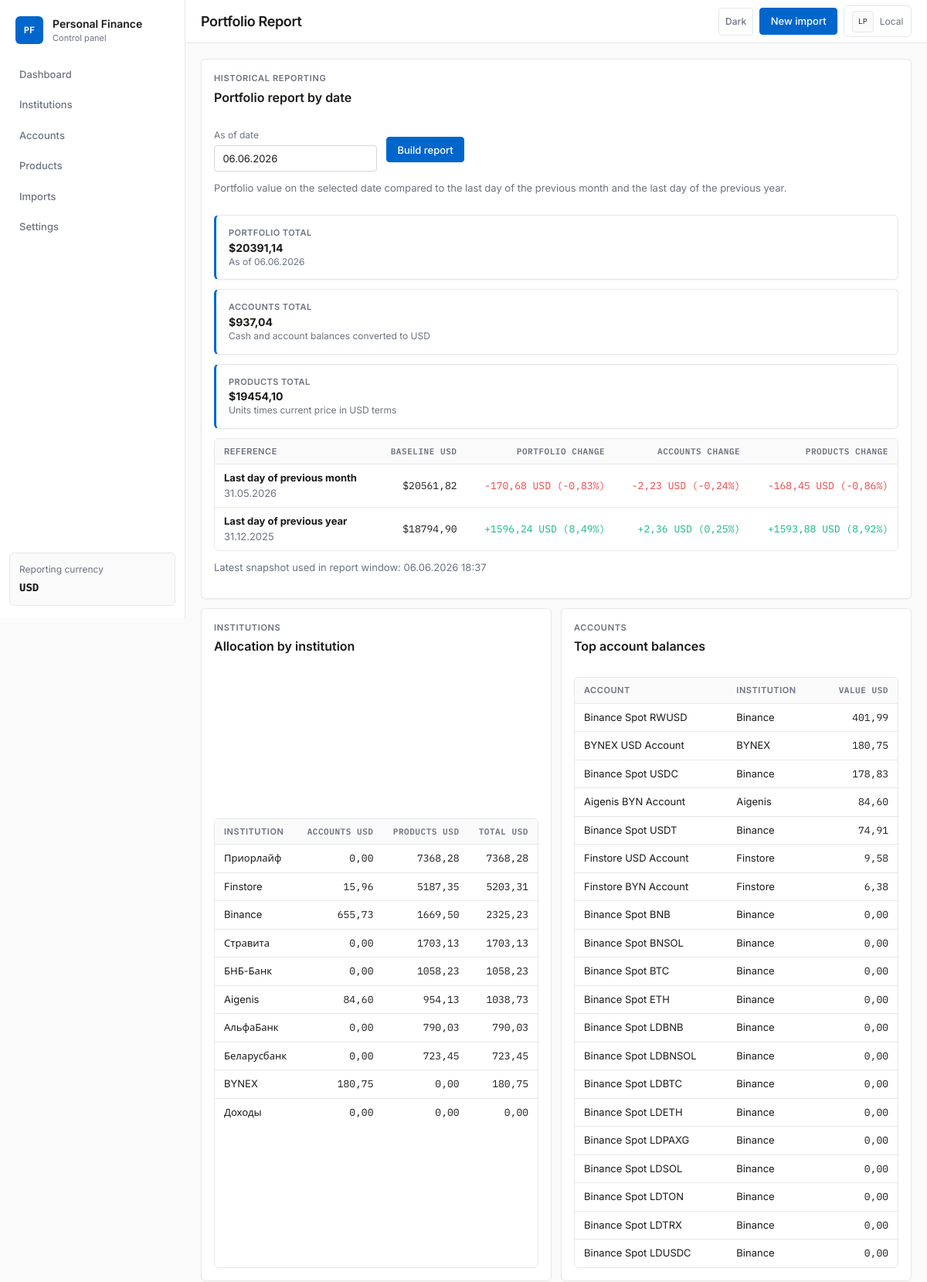
Page /portfolio-report/ (upper part) on the committed database.
### apps/common/models.py (models this page shows, shortened)
class TimeStampedModel(models.Model):
	created_at = models.DateTimeField(auto_now_add=True)
	updated_at = models.DateTimeField(auto_now=True)
	class Meta:
		abstract = True

class Currency(TimeStampedModel):
	code = models.CharField(max_length=16, unique=True)
	name = models.CharField(max_length=64)
	symbol = models.CharField(max_length=8, blank=True)
	usd_rate = models.DecimalField(max_digits=18, decimal_places=6, default=1)
	is_base = models.BooleanField(default=False)
	metadata = models.JSONField(default=dict, blank=True)
	class Meta:
		ordering = ['code']
		verbose_name = 'Currency'
		verbose_name_plural = 'Currencies'

### apps/accounts/models.py (models this page shows, shortened)
class BalanceSnapshot(TimeStampedModel):
	institution = models.ForeignKey('institutions.FinancialInstitution', on_delete=models.CASCADE, related_name='balance_snapshots')
	account = models.ForeignKey(Account, null=True, blank=True, on_delete=models.CASCADE, related_name='balance_snapshots')
	product = models.ForeignKey('products.Product', null=True, blank=True, on_delete=models.CASCADE, related_name='balance_snapshots')
	currency = models.ForeignKey('common.Currency', on_delete=models.PROTECT, related_name='balance_snapshots')
	balance = models.DecimalField(max_digits=20, decimal_places=6)
	balance_usd = models.DecimalField(max_digits=20, decimal_places=2, default=0)
	captured_at = models.DateTimeField()
	metadata = models.JSONField(default=dict, blank=True)
	class Meta:
		ordering = ['-captured_at', '-id']

class Account(TimeStampedModel):
	class AccountType(models.TextChoices):
		CASH = 'cash', 'Cash'
		BANK = 'bank', 'Bank account'
		BROKERAGE = 'brokerage', 'Brokerage'
		DEPOSIT = 'deposit', 'Deposit'
		WALLET = 'wallet', 'Wallet'
		CARD = 'card', 'Card'
		OTHER = 'other', 'Other'
	institution = models.ForeignKey('institutions.FinancialInstitution', on_delete=models.CASCADE, related_name='accounts')
	name = models.CharField(max_length=255)
	account_type = models.CharField(max_length=32, choices=AccountType.choices, default=AccountType.OTHER)
	currency = models.ForeignKey('common.Currency', on_delete=models.PROTECT, related_name='accounts')
	external_id = models.CharField(max_length=128, blank=True)
	current_balance = models.DecimalField(max_digits=20, decimal_places=2, default=0)
	current_balance_usd = models.DecimalField(max_digits=20, decimal_places=2, default=0)
	metadata = models.JSONField(default=dict, blank=True)
	is_active = models.BooleanField(default=True)
	class Meta:
		ordering = ['name']
		constraints = [
			models.UniqueConstraint(
				fields=['institution', 'external_id'],
				condition=~Q(external_id=''),
				name='unique_account_external_id_per_institution',
			),
		]

### apps/institutions/models.py (models this page shows, shortened)
class FinancialInstitution(TimeStampedModel):
	class InstitutionType(models.TextChoices):
		BANK = 'bank', 'Bank'
		BROKER = 'broker', 'Broker'
		CRYPTO_EXCHANGE = 'crypto_exchange', 'Crypto exchange'
		INSURANCE = 'insurance', 'Insurance'
		OTHER = 'other', 'Other'
	name = models.CharField(max_length=255, unique=True)
	slug = models.SlugField(max_length=255, unique=True, blank=True)
	institution_type = models.CharField(max_length=32, choices=InstitutionType.choices, default=InstitutionType.BANK)
	country = models.CharField(max_length=2, default='BY')
	website = models.URLField(blank=True)
	base_currency = models.ForeignKey('common.Currency', null=True, blank=True, on_delete=models.SET_NULL, related_name='institutions')
	notes = models.TextField(blank=True)
	metadata = models.JSONField(default=dict, blank=True)
	is_active = models.BooleanField(default=True)
	class Meta:
		ordering = ['name']
		verbose_name = 'Financial institution'
		verbose_name_plural = 'Financial institutions'

### apps/dashboard/views.py (the view)
# urls.py: path('portfolio-report/', views.portfolio_report, name='portfolio_report'),
def portfolio_report(request):
    raw_date = request.GET.get('as_of')
    try:
        from apps.common.dates import parse_display_date
        as_of_date = parse_display_date(raw_date) if raw_date else timezone.localdate()
        if raw_date and as_of_date is None:
            as_of_date = timezone.localdate()
    except ValueError:
        as_of_date = timezone.localdate()
    portfolio_cache = PortfolioHistoryCache.build()
    context = _historical_portfolio_context(as_of_date, portfolio_cache=portfolio_cache)
    context['period_comparisons'] = _build_portfolio_period_comparisons(
        as_of_date,
        context,
        portfolio_cache=portfolio_cache,
    )
    return render(request, 'dashboard/portfolio_report.html', context)

### apps/common/dates.py (called while the page is built)
def format_display_date(value: date | datetime | None) -> str:
	if value is None:
		return ''
	if isinstance(value, datetime):
		if timezone.is_aware(value):
			value = timezone.localtime(value)
		return value.strftime(DATE_DISPLAY_FORMAT)
	return value.strftime(DATE_DISPLAY_FORMAT)

def format_display_datetime(value: date | datetime | None) -> str:
	if value is None:
		return ''
	if isinstance(value, datetime):
		if timezone.is_aware(value):
			value = timezone.localtime(value)
		return value.strftime(DATETIME_DISPLAY_FORMAT)
	if isinstance(value, date):
		return value.strftime(DATE_DISPLAY_FORMAT)
	return str(value)

### apps/core/context_processors.py (called while the page is built)
def project_settings(request):
    return {
        'project_name': 'Personal Finance',
        'reporting_base_currency': settings.REPORTING_BASE_CURRENCY,
    }

### apps/core/templatetags/pf_extras.py (called while the page is built)
@register.filter
def display_date(value):
	return format_display_date(value)

@register.filter
def display_datetime(value):
	return format_display_datetime(value)

### apps/dashboard/views.py (called while the page is built)
def _balance_snapshot_as_of(snapshots: list[BalanceSnapshot], as_of_date: date, fallback: Decimal) -> Decimal:
    for snapshot in snapshots:
        if snapshot.captured_at.date() <= as_of_date:
            return snapshot.balance
    return fallback

def _last_day_of_previous_month(reference_date: date) -> date:
    return reference_date.replace(day=1) - timedelta(days=1)

def _last_day_of_previous_year(reference_date: date) -> date:
    return date(reference_date.year - 1, 12, 31)

def _value_change(current: Decimal, baseline: Decimal) -> dict:
    change_abs = current - baseline
    change_pct = (change_abs / baseline * Decimal('100')) if baseline else None
    return {
        'baseline_usd': baseline,
        'change_abs': change_abs,
        'change_pct': change_pct,
    }

def _is_current_portfolio_date(as_of_date) -> bool:
    return as_of_date == timezone.localdate()

def _product_market_value_native(product: Product, *, units: Decimal) -> Decimal:
    if product.product_type in (Product.ProductType.PENSION, Product.ProductType.LIFE_INSURANCE):
        return units
    return units * (product.current_price or Decimal('0'))

### apps/products/analytics.py (called while the page is built)
def _to_decimal(value) -> Decimal:
	if value in (None, ''):
		return Decimal('0')
	if isinstance(value, Decimal):
		return value
	return Decimal(str(value).strip().replace(' ', '').replace(',', '.'))

### templates/dashboard/portfolio_report.html (shortened to what this page needs)
{% extends 'core/base.html' %}
{% block page_title %}Portfolio Report{% endblock %}
{% block content %}
<section class="stack-lg">
    <section class="panel stack-md">
        <div class="panel-header">
            <div>
                <p class="eyebrow">Historical reporting</p>
                <h2>Portfolio report by date</h2>
            </div>
        </div>
        <form class="filter-bar" method="get">
            <label class="filter-field">
                <span>As of date</span>
                <input type="text" name="as_of" class="form-control" value="{{ as_of_date|display_date }}" placeholder="дд.мм.гггг" inputmode="numeric">
            </label>
            <button type="submit" class="button">Build report</button>
        </form>
        <p class="muted">Portfolio value on the selected date compared to the last day of the previous month and the last day of the previous year.</p>
        <section class="metric-grid compact-grid">
            <article class="metric-card accent-gold">
                <span>Portfolio total</span>
                <strong>${{ portfolio_usd|floatformat:2 }}</strong>
                <small>As of {{ as_of_date|display_date }}</small>
            </article>
            <article class="metric-card accent-blue">
                <span>Accounts total</span>
                <strong>${{ accounts_total_usd|floatformat:2 }}</strong>
                <small>Cash and account balances converted to USD</small>
            </article>
            <article class="metric-card accent-green">
                <span>Products total</span>
                <strong>${{ products_total_usd|floatformat:2 }}</strong>
                <small>Units times current price in USD terms</small>
            </article>
        </section>
        {% include 'dashboard/partials/period_comparisons.html' %}
        {% if latest_snapshot %}
            <p class="muted">Latest snapshot used in report window: {{ latest_snapshot.captured_at|display_datetime }}</p>
        {% else %}
            <p class="muted">No historical snapshots found yet. The report falls back to current balances and current product units.</p>
        {% endif %}
    </section>
    <section class="grid-two">
        <article class="panel stack-md">
            <div class="panel-header">
                <div>
                    <p class="eyebrow">Institutions</p>
                    <h2>Allocation by institution</h2>
                </div>
            </div>
            <div class="table-wrap">
                <table>
                    <thead>
                        <tr>
                            <th>Institution</th>
                            <th class="text-right">Accounts USD</th>
                            <th class="text-right">Products USD</th>
                            <th class="text-right">Total USD</th>
                        </tr>
                    </thead>
                    <tbody>
                        {% for row in institution_rows %}
                            <tr>
                                <td>{{ row.institution.name }}</td>
                                <td class="text-right">{{ row.accounts_usd|floatformat:2 }}</td>
                                <td class="text-right">{{ row.products_usd|floatformat:2 }}</td>
                                <td class="text-right">{{ row.total_usd|floatformat:2 }}</td>
                            </tr>
                        {% empty %}
                            <tr>
                                <td colspan="4" class="empty-state">No institutions to report yet.</td>
                            </tr>
                        {% endfor %}
                    </tbody>
                </table>
            </div>
        </article>
        <article class="panel stack-md">
            <div class="panel-header">
                <div>
                    <p class="eyebrow">Accounts</p>
                    <h2>Top account balances</h2>
                </div>
            </div>
            <div class="table-wrap">
                <table>
                    <thead>
                        <tr>
                            <th>Account</th>
                            <th>Institution</th>
                            <th class="text-right">Value USD</th>
                        </tr>
                    </thead>
                    <tbody>
                        {% for row in account_rows %}
                            <tr>
                                <td>{{ row.account.name }}</td>
                                <td>{{ row.account.institution.name }}</td>
                                <td class="text-right">{{ row.value_usd|floatformat:2 }}</td>
                            </tr>
                        {% empty %}
                            <tr>
                                <td colspan="3" class="empty-state">No accounts available.</td>
                            </tr>
                        {% endfor %}
                    </tbody>
                </table>
            </div>
        </article>
    </section>
</section>
{% endblock %}

### templates/core/base.html (shortened to what this page needs)
{% load static %}
<!DOCTYPE html>
<html lang="ru" data-theme="light">
<head>
    <link rel="stylesheet" href="{% static 'css/app.css' %}">
</head>
<body>
    <div class="app-shell">
        <aside class="sidebar">
            <a class="brand" href="{% url 'dashboard:home' %}">
                <span class="brand-mark">PF</span>
                <span>
                    <strong>Personal Finance</strong>
                    <small>Control panel</small>
                </span>
            </a>
            <nav class="nav" aria-label="Main">
                <a class="nav-link{% if request.path == '/' %} is-active{% endif %}" href="{% url 'dashboard:home' %}">Dashboard</a>
                <a class="nav-link{% if request.path|slice:':14' == '/institutions/' %} is-active{% endif %}" href="{% url 'institutions:list' %}">Institutions</a>
                <a class="nav-link{% if request.path|slice:':10' == '/accounts/' %} is-active{% endif %}" href="{% url 'accounts:list' %}">Accounts</a>
                <a class="nav-link{% if request.path|slice:':10' == '/products/' %} is-active{% endif %}" href="{% url 'products:list' %}">Products</a>
                <a class="nav-link{% if request.path|slice:':8' == '/imports/' %} is-active{% endif %}" href="{% url 'imports:upload' %}">Imports</a>
                <a class="nav-link{% if request.path|slice:':10' == '/settings/' %} is-active{% endif %}" href="{% url 'core:settings' %}">Settings</a>
            </nav>
            <div class="sidebar-note">
                <span>Reporting currency</span>
                <strong class="font-mono">{{ reporting_base_currency }}</strong>
            </div>
        </aside>
        <div class="main-column">
            <header class="topbar">
                <div class="topbar-title">
                    <h1>{% block page_title %}{{ project_name }}{% endblock %}</h1>
                </div>
                <div class="topbar-actions">
                    <button type="button" class="icon-button" data-theme-toggle aria-pressed="false" aria-label="Switch theme">
                        <span data-theme-label>Dark</span>
                    </button>
                    <a class="button" href="{% url 'imports:upload' %}">New import</a>
                    <div class="topbar-profile" title="Local session">
                        <span class="profile-avatar">LP</span>
                        <span>Local</span>
                    </div>
                </div>
            </header>
            <main class="main-content">
                {% block content %}{% endblock %}
            </main>
        </div>
    </div>
</body>
</html>

### rows in the picture
Currency: code "USD"
BalanceSnapshot: captured_at|display_datetime "06.06.2026 18:37"
FinancialInstitution: institution.name "Приорлайф", accounts_usd "0,00", products_usd "7368,28", total_usd "7368,28"
FinancialInstitution: institution.name "Finstore", accounts_usd "15,96", products_usd "5187,35", total_usd "5203,31"
FinancialInstitution: institution.name "Binance", accounts_usd "655,73", products_usd "1669,50", total_usd "2325,23"
FinancialInstitution: institution.name "Стравита", accounts_usd "0,00", products_usd "1703,13", total_usd "1703,13"
FinancialInstitution: institution.name "БНБ-Банк", accounts_usd "0,00", products_usd "1058,23", total_usd "1058,23"
FinancialInstitution: institution.name "Aigenis", accounts_usd "84,60", products_usd "954,13", total_usd "1038,73"
FinancialInstitution: institution.name "АльфаБанк", accounts_usd "0,00", products_usd "790,03", total_usd "790,03"
FinancialInstitution: institution.name "Беларусбанк", accounts_usd "0,00", products_usd "723,45", total_usd "723,45"
FinancialInstitution: institution.name "BYNEX", accounts_usd "180,75", products_usd "0,00", total_usd "180,75"
FinancialInstitution: institution.name "Доходы", accounts_usd "0,00", products_usd "0,00", total_usd "0,00"
Account: account.name "Binance Spot RWUSD", account.institution.name "Binance", value_usd "401,99"
Account: account.name "BYNEX USD Account", account.institution.name "BYNEX", value_usd "180,75"
Account: account.name "Binance Spot USDC", account.institution.name "Binance", value_usd "178,83"
Account: account.name "Aigenis BYN Account", account.institution.name "Aigenis", value_usd "84,60"
Account: account.name "Binance Spot USDT", account.institution.name "Binance", value_usd "74,91"
Account: account.name "Finstore USD Account", account.institution.name "Finstore", value_usd "9,58"
Account: account.name "Finstore BYN Account", account.institution.name "Finstore", value_usd "6,38"
Account: account.name "Binance Spot BNB", account.institution.name "Binance", value_usd "0,00"
Account: account.name "Binance Spot BNSOL", account.institution.name "Binance", value_usd "0,00"
Account: account.name "Binance Spot BTC", account.institution.name "Binance", value_usd "0,00"
Account: account.name "Binance Spot ETH", account.institution.name "Binance", value_usd "0,00"
Account: account.name "Binance Spot LDBNB", account.institution.name "Binance", value_usd "0,00"
Account: account.name "Binance Spot LDBNSOL", account.institution.name "Binance", value_usd "0,00"
Account: account.name "Binance Spot LDBTC", account.institution.name "Binance", value_usd "0,00"
Account: account.name "Binance Spot LDETH", account.institution.name "Binance", value_usd "0,00"
Account: account.name "Binance Spot LDPAXG", account.institution.name "Binance", value_usd "0,00"
Account: account.name "Binance Spot LDSOL", account.institution.name "Binance", value_usd "0,00"
Account: account.name "Binance Spot LDTON", account.institution.name "Binance", value_usd "0,00"
Account: account.name "Binance Spot LDTRX", account.institution.name "Binance", value_usd "0,00"
Account: account.name "Binance Spot LDUSDC", account.institution.name "Binance", value_usd "0,00"

### other values in the picture
{{ portfolio_usd|floatformat:2 }} "20391,14"
{{ as_of_date|display_date }} "06.06.2026"
{{ accounts_total_usd|floatformat:2 }} "937,04"
{{ products_total_usd|floatformat:2 }} "19454,10"
{{ period.label }} "Last day of previous month" "Last day of previous year"
{{ period.reference_date|display_date }} "31.05.2026" "31.12.2025"
{{ period.portfolio.baseline_usd|floatformat:2 }} "20561,82" "18794,90"
{{ change.change_abs|floatformat:2 }} "-170,68 -2,23 -168,45" "1596,24 2,36 1593,88"
{{ change.change_pct|floatformat:2 }} "-0,83 -0,24 -0,86" "8,49 0,25 8,92"
